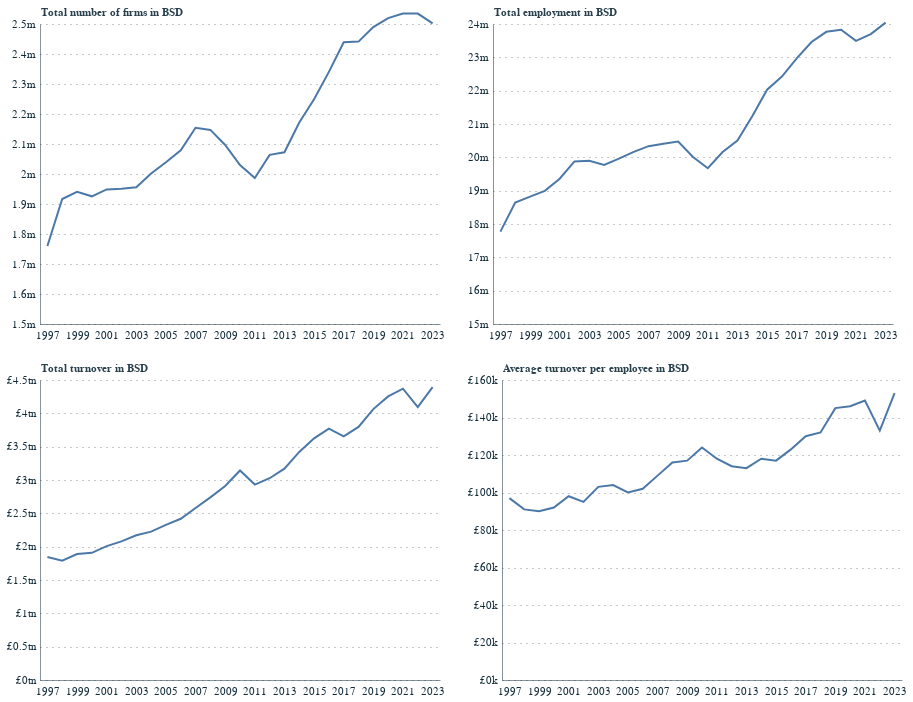

The notebook cell saved with this chart:
### Markdown cell above
**Total number of firms, employment and turnover findings**
- The business population has expanded over the last 20 years, with substantial growth taking place between 2011 and 2018.
- Turnover has roughly doubled in nominal terms. Rising from £1.8tn to £4.5tn. A significant portion of this growth may simply reflect price increases rather than real economic expansion.
- Productivity (turnover per employee) has grown modestly from £90k to £150k. Again, adjusting for inflation would likely show much flatter real productivity growth

**Questions to explore**
- What's driving the surge in firm numbers post-2010? Is it genuine entrepreneurship, or growth in shell companies, single-person LTDs, and contractor structures (IR35 responses?)? What is the size distribution of these new firms - are they predominantly zero-employee or micro businesses?
- How much of turnover growth is real vs nominal? 
- Why did employment jump so sharply after 2012?
- What's happening at the sectoral level?
- What's the relationship between firm growth and productivity? If the new firms are predominantly very small and low-productivity, this could be diluting the aggregate productivity figures.
- How has firm survival changed over time? Are firms lasting longer or failing faster?
- What role does geography play?

### Code cell
# BSD facts - how has the total number of firms, employment and turnover changed over time?

total_population_df = population_df[population_df['dimension']=='Total']

n_firm_chart = alt.Chart(total_population_df.assign(n_firms_m=total_population_df['n_firms'] / 1e6)).mark_line().encode(
    x=alt.X('year:O', axis=alt.Axis(
                labelExpr="datum.value % 2 != 0 ? datum.label : ''",
            labelAngle=0)),
    y=alt.Y('n_firms_m:Q', title='Total number of firms in BSD', scale=alt.Scale(domainMin=1.5, domainMax=2.5), axis=alt.Axis(format=".1f", labelExpr="datum.value + 'm'"))
)

emp_chart = alt.Chart(total_population_df.assign(employment_m=total_population_df['employment'] / 1e6)).mark_line().encode(
    x=alt.X('year:O', axis=alt.Axis(
                labelExpr="datum.value % 2 != 0 ? datum.label : ''",
            labelAngle=0)),
    y=alt.Y('employment_m:Q', title='Total employment in BSD', scale=alt.Scale(domainMin=15, domainMax=24), axis=alt.Axis(format=".0f", labelExpr="datum.value + 'm'"))
)

turnover_chart = alt.Chart(total_population_df.assign(turnover_bn=total_population_df['turnover'] / 1e9)).mark_line().encode(
    x=alt.X('year:O', axis=alt.Axis(
                labelExpr="datum.value % 2 != 0 ? datum.label : ''",  # Show every 2nd year
            labelAngle=0)),
    y=alt.Y('turnover_bn:Q',title='Total turnover in BSD', axis=alt.Axis(format=".0f", labelExpr="'£' + datum.value + 'tn'"))
)

productivity_chart = alt.Chart(total_population_df).mark_line().encode(
    x=alt.X('year:O', axis=alt.Axis(
                labelExpr="datum.value % 2 != 0 ? datum.label : ''",  # Show every 2nd year
            labelAngle=0)),
    y=alt.Y('avg_turnover_per_employee:Q',title='Average turnover per employee in BSD', axis=alt.Axis(format=".0f", labelExpr="'£' + datum.value + 'k'"))
)

basic_facts_chart = (n_firm_chart | emp_chart) & (turnover_chart | productivity_chart)

display(basic_facts_chart)
basic_facts_chart.save(chart_path / 'Descriptive paper/Data/BSD_basic_facts.png', scale_factor=2.0)

### Figure 1 — Vega-Lite specification as saved in the notebook (floating-point values rounded to 4 significant figures)
{"config": {"font": "Circular Std", "mark": {"line": {"interpolate": "linear"}}, "view": {"stroke": "transparent", "width": 400, "height": 300}, "range": {"category": ["#179fdb", "#e6224b", "#f4c245", "#122b39", "#eb5c2e", "#36b7b4"], "diverging": ["#E6224B", "#E54753", "#C9C9C9", "#179FDB", "#122B39"], "heatmap": ["#C9C9C9", "#179FDB", "#0063AF", "#122B39"], "ordinal": ["#00A767", "#36B7B4", "#179FDB", "#0063AF", "#243B5A"]}, "axisX": {"labelColor": "#122b39", "tickColor": "#122b39", "domainColor": "#122b39", "domainOpacity": 0.5, "gridOpacity": 0, "labelFont": "Circular Std", "labelAngle": 0, "labelAlign": "center", "labelFontSize": 11, "labelPadding": 5, "tickCount": 10, "tickSize": 0, "title": ""}, "axisY": {"labelColor": "#122b39", "labelFont": "Circular Std", "tickColor": "#122b39", "domainColor": "#122b39", "gridColor": "#122b39", "gridDash": [1, 5], "gridOpacity": 0.5, "labelPadding": 5, "labelFontSize": 11, "domainOpacity": 0.5, "tickSize": 0, "title": null, "titleAlign": "left", "titleAngle": 0, "titleBaseline": "bottom", "titleColor": "#122b39", "titleOpacity": 0.9, "titleX": 0, "titleY": -7}}, "vconcat": [{"hconcat": [{"data": {"name": "data-ce3894ea32f47335c9c08b699ddd15cc"}, "mark": {"type": "line"}, "encoding": {"x": {"axis": {"labelAngle": 0, "labelExpr": "datum.value % 2 != 0 ? datum.label : ''"}, "field": "year", "type": "ordinal"}, "y": {"axis": {"format": ".1f", "labelExpr": "datum.value + 'm'"}, "field": "n_firms_m", "scale": {"domainMax": 2.5, "domainMin": 1.5}, "title": "Total number of firms in BSD", "type": "quantitative"}}}, {"data": {"name": "data-eccbc1358f6cc5f9aa180d5d694cef11"}, "mark": {"type": "line"}, "encoding": {"x": {"axis": {"labelAngle": 0, "labelExpr": "datum.value % 2 != 0 ? datum.label : ''"}, "field": "year", "type": "ordinal"}, "y": {"axis": {"format": ".0f", "labelExpr": "datum.value + 'm'"}, "field": "employment_m", "scale": {"domainMax": 24, "domainMin": 15}, "title": "Total employment in BSD", "type": "quantitative"}}}]}, {"hconcat": [{"data": {"name": "data-a8cb400b3bc49ddecdc1586f9a48a2fb"}, "mark": {"type": "line"}, "encoding": {"x": {"axis": {"labelAngle": 0, "labelExpr": "datum.value % 2 != 0 ? datum.label : ''"}, "field": "year", "type": "ordinal"}, "y": {"axis": {"format": ".0f", "labelExpr": "'£' + datum.value + 'tn'"}, "field": "turnover_bn", "title": "Total turnover in BSD", "type": "quantitative"}}}, {"data": {"name": "data-730f1cbe5b284e84cb2f17adcd67bd2c"}, "mark": {"type": "line"}, "encoding": {"x": {"axis": {"labelAngle": 0, "labelExpr": "datum.value % 2 != 0 ? datum.label : ''"}, "field": "year", "type": "ordinal"}, "y": {"axis": {"format": ".0f", "labelExpr": "'£' + datum.value + 'k'"}, "field": "avg_turnover_per_employee", "title": "Average turnover per employee in BSD", "type": "quantitative"}}}]}], "$schema": "https://vega.github.io/schema/vega-lite/v5.20.1.json", "datasets": {"data-ce3894ea32f47335c9c08b699ddd15cc": [{"year": 1997, "dimension": "Total", "category": "All", "n_firms": 1759841, "employment": 17770242, "turnover": 1843535878, "avg_turnover_per_employee": 97, "avg_age": 9, "multi_site_firms": 68023, "multi_site_emp": 8671253, "n_firms_m": 1.76}, {"year": 1998, "dimension": "Total", "category": "All", "n_firms": 1916445, "employment": 18644745, "turnover": 1790580161, "avg_turnover_per_employee": 91, "avg_age": 9, "multi_site_firms": 65157, "multi_site_emp": 9056261, "n_firms_m": 1.916}, {"year": 1999, "dimension": "Total", "category": "All", "n_firms": 1940779, "employment": 18821207, "turnover": 1890017233, "avg_turnover_per_employee": 90, "avg_age": 9, "multi_site_firms": 62701, "multi_site_emp": 9206660, "n_firms_m": 1.941}, {"year": 2000, "dimension": "Total", "category": "All", "n_firms": 1925624, "employment": 18994299, "turnover": 1908041282, "avg_turnover_per_employee": 92, "avg_age": 9, "multi_site_firms": 57469, "multi_site_emp": 9321357, "n_firms_m": 1.926}, {"year": 2001, "dimension": "Total", "category": "All", "n_firms": 1948690, "employment": 19356800, "turnover": 2008727366, "avg_turnover_per_employee": 98, "avg_age": 9, "multi_site_firms": 58047, "multi_site_emp": 9593345, "n_firms_m": 1.949}, {"year": 2002, "dimension": "Total", "category": "All", "n_firms": 1950741, "employment": 19878711, "turnover": 2078965338, "avg_turnover_per_employee": 95, "avg_age": 9, "multi_site_firms": 57892, "multi_site_emp": 9818883, "n_firms_m": 1.951}, {"year": 2003, "dimension": "Total", "category": "All", "n_firms": 1955494, "employment": 19895382, "turnover": 2170231099, "avg_turnover_per_employee": 103, "avg_age": 9, "multi_site_firms": 56424, "multi_site_emp": 9933741, "n_firms_m": 1.955}, {"year": 2004, "dimension": "Total", "category": "All", "n_firms": 2001900, "employment": 19771175, "turnover": 2225910253, "avg_turnover_per_employee": 104, "avg_age": 9, "multi_site_firms": 55962, "multi_site_emp": 10057164, "n_firms_m": 2.002}, {"year": 2005, "dimension": "Total", "category": "All", "n_firms": 2039140, "employment": 19961266, "turnover": 2325863150, "avg_turnover_per_employee": 100, "avg_age": 9, "multi_site_firms": 54504, "multi_site_emp": 10203886, "n_firms_m": 2.039}, {"year": 2006, "dimension": "Total", "category": "All", "n_firms": 2078660, "employment": 20165912, "turnover": 2418159388, "avg_turnover_per_employee": 102, "avg_age": 9, "multi_site_firms": 52049, "multi_site_emp": 10296532, "n_firms_m": 2.079}, {"year": 2007, "dimension": "Total", "category": "All", "n_firms": 2154012, "employment": 20335449, "turnover": 2580670446, "avg_turnover_per_employee": 109, "avg_age": 9, "multi_site_firms": 51637, "multi_site_emp": 10389102, "n_firms_m": 2.154}, {"year": 2008, "dimension": "Total", "category": "All", "n_firms": 2146995, "employment": 20405414, "turnover": 2739614188, "avg_turnover_per_employee": 116, "avg_age": 10, "multi_site_firms": 50882, "multi_site_emp": 10419156, "n_firms_m": 2.147}, {"year": 2009, "dimension": "Total", "category": "All", "n_firms": 2096709, "employment": 20472211, "turnover": 2910066095, "avg_turnover_per_employee": 117, "avg_age": 10, "multi_site_firms": 49282, "multi_site_emp": 10500331, "n_firms_m": 2.097}, {"year": 2010, "dimension": "Total", "category": "All", "n_firms": 2029958, "employment": 20009830, "turnover": 3142202910, "avg_turnover_per_employee": 124, "avg_age": 11, "multi_site_firms": 48958, "multi_site_emp": 10305618, "n_firms_m": 2.03}, {"year": 2011, "dimension": "Total", "category": "All", "n_firms": 1986939, "employment": 19673490, "turnover": 2931514856, "avg_turnover_per_employee": 118, "avg_age": 11, "multi_site_firms": 48171, "multi_site_emp": 10244697, "n_firms_m": 1.987}, {"year": 2012, "dimension": "Total", "category": "All", "n_firms": 2063744, "employment": 20158683, "turnover": 3026439519, "avg_turnover_per_employee": 114, "avg_age": 11, "multi_site_firms": 47949, "multi_site_emp": 10337015, "n_firms_m": 2.064}, {"year": 2013, "dimension": "Total", "category": "All", "n_firms": 2072416, "employment": 20505708, "turnover": 3170801810, "avg_turnover_per_employee": 113, "avg_age": 11, "multi_site_firms": 48653, "multi_site_emp": 10503735, "n_firms_m": 2.072}, {"year": 2014, "dimension": "Total", "category": "All", "n_firms": 2171836, "employment": 21234419, "turnover": 3421205169, "avg_turnover_per_employee": 118, "avg_age": 11, "multi_site_firms": 48869, "multi_site_emp": 10674454, "n_firms_m": 2.172}, {"year": 2015, "dimension": "Total", "category": "All", "n_firms": 2249344, "employment": 22030578, "turnover": 3625326893, "avg_turnover_per_employee": 117, "avg_age": 11, "multi_site_firms": 48484, "multi_site_emp": 10870238, "n_firms_m": 2.249}, {"year": 2016, "dimension": "Total", "category": "All", "n_firms": 2340387, "employment": 22423138, "turnover": 3769262821, "avg_turnover_per_employee": 123, "avg_age": 11, "multi_site_firms": 48733, "multi_site_emp": 11075348, "n_firms_m": 2.34}, {"year": 2017, "dimension": "Total", "category": "All", "n_firms": 2438979, "employment": 22968377, "turnover": 3655505050, "avg_turnover_per_employee": 130, "avg_age": 10, "multi_site_firms": 49223, "multi_site_emp": 11279251, "n_firms_m": 2.439}, {"year": 2018, "dimension": "Total", "category": "All", "n_firms": 2441362, "employment": 23460438, "turnover": 3796439117, "avg_turnover_per_employee": 132, "avg_age": 11, "multi_site_firms": 49774, "multi_site_emp": 11459663, "n_firms_m": 2.441}, {"year": 2019, "dimension": "Total", "category": "All", "n_firms": 2489717, "employment": 23765527, "turnover": 4063403810, "avg_turnover_per_employee": 145, "avg_age": 11, "multi_site_firms": 49962, "multi_site_emp": 11630240, "n_firms_m": 2.49}, {"year": 2020, "dimension": "Total", "category": "All", "n_firms": 2519639, "employment": 23828021, "turnover": 4253989444, "avg_turnover_per_employee": 146, "avg_age": 11, "multi_site_firms": 49862, "multi_site_emp": 11600224, "n_firms_m": 2.52}, {"year": 2021, "dimension": "Total", "category": "All", "n_firms": 2534848, "employment": 23494286, "turnover": 4369698244, "avg_turnover_per_employee": 149, "avg_age": 11, "multi_site_firms": 49058, "multi_site_emp": 11294455, "n_firms_m": 2.535}, {"year": 2022, "dimension": "Total", "category": "All", "n_firms": 2534695, "employment": 23698579, "turnover": 4093191849, "avg_turnover_per_employee": 133, "avg_age": 11, "multi_site_firms": 48597, "multi_site_emp": 11170972, "n_firms_m": 2.535}, {"year": 2023, "dimension": "Total", "category": "All", "n_firms": 2502261, "employment": 24040893, "turnover": 4392952022, "avg_turnover_per_employee": 153, "avg_age": 11, "multi_site_firms": 48313, "multi_site_emp": 11246750, "n_firms_m": 2.502}], "data-eccbc1358f6cc5f9aa180d5d694cef11": [{"year": 1997, "dimension": "Total", "category": "All", "n_firms": 1759841, "employment": 17770242, "turnover": 1843535878, "avg_turnover_per_employee": 97, "avg_age": 9, "multi_site_firms": 68023, "multi_site_emp": 8671253, "employment_m": 17.77}, {"year": 1998, "dimension": "Total", "category": "All", "n_firms": 1916445, "employment": 18644745, "turnover": 1790580161, "avg_turnover_per_employee": 91, "avg_age": 9, "multi_site_firms": 65157, "multi_site_emp": 9056261, "employment_m": 18.64}, {"year": 1999, "dimension": "Total", "category": "All", "n_firms": 1940779, "employment": 18821207, "turnover": 1890017233, "avg_turnover_per_employee": 90, "avg_age": 9, "multi_site_firms": 62701, "multi_site_emp": 9206660, "employment_m": 18.82}, {"year": 2000, "dimension": "Total", "category": "All", "n_firms": 1925624, "employment": 18994299, "turnover": 1908041282, "avg_turnover_per_employee": 92, "avg_age": 9, "multi_site_firms": 57469, "multi_site_emp": 9321357, "employment_m": 18.99}, {"year": 2001, "dimension": "Total", "category": "All", "n_firms": 1948690, "employment": 19356800, "turnover": 2008727366, "avg_turnover_per_employee": 98, "avg_age": 9, "multi_site_firms": 58047, "multi_site_emp": 9593345, "employment_m": 19.36}, {"year": 2002, "dimension": "Total", "category": "All", "n_firms": 1950741, "employment": 19878711, "turnover": 2078965338, "avg_turnover_per_employee": 95, "avg_age": 9, "multi_site_firms": 57892, "multi_site_emp": 9818883, "employment_m": 19.88}, {"year": 2003, "dimension": "Total", "category": "All", "n_firms": 1955494, "employment": 19895382, "turnover": 2170231099, "avg_turnover_per_employee": 103, "avg_age": 9, "multi_site_firms": 56424, "multi_site_emp": 9933741, "employment_m": 19.9}, {"year": 2004, "dimension": "Total", "category": "All", "n_firms": 2001900, "employment": 19771175, "turnover": 2225910253, "avg_turnover_per_employee": 104, "avg_age": 9, "multi_site_firms": 55962, "multi_site_emp": 10057164, "employment_m": 19.77}, {"year": 2005, "dimension": "Total", "category": "All", "n_firms": 2039140, "employment": 19961266, "turnover": 2325863150, "avg_turnover_per_employee": 100, "avg_age": 9, "multi_site_firms": 54504, "multi_site_emp": 10203886, "employment_m": 19.96}, {"year": 2006, "dimension": "Total", "category": "All", "n_firms": 2078660, "employment": 20165912, "turnover": 2418159388, "avg_turnover_per_employee": 102, "avg_age": 9, "multi_site_firms": 52049, "multi_site_emp": 10296532, "employment_m": 20.17}, {"year": 2007, "dimension": "Total", "category": "All", "n_firms": 2154012, "employment": 20335449, "turnover": 2580670446, "avg_turnover_per_employee": 109, "avg_age": 9, "multi_site_firms": 51637, "multi_site_emp": 10389102, "employment_m": 20.34}, {"year": 2008, "dimension": "Total", "category": "All", "n_firms": 2146995, "employment": 20405414, "turnover": 2739614188, "avg_turnover_per_employee": 116, "avg_age": 10, "multi_site_firms": 50882, "multi_site_emp": 10419156, "employment_m": 20.41}, {"year": 2009, "dimension": "Total", "category": "All", "n_firms": 2096709, "employment": 20472211, "turnover": 2910066095, "avg_turnover_per_employee": 117, "avg_age": 10, "multi_site_firms": 49282, "multi_site_emp": 10500331, "employment_m": 20.47}, {"year": 2010, "dimension": "Total", "category": "All", "n_firms": 2029958, "employment": 20009830, "turnover": 3142202910, "avg_turnover_per_employee": 124, "avg_age": 11, "multi_site_firms": 48958, "multi_site_emp": 10305618, "employment_m": 20.01}, {"year": 2011, "dimension": "Total", "category": "All", "n_firms": 1986939, "employment": 19673490, "turnover": 2931514856, "avg_turnover_per_employee": 118, "avg_age": 11, "multi_site_firms": 48171, "multi_site_emp": 10244697, "employment_m": 19.67}, {"year": 2012, "dimension": "Total", "category": "All", "n_firms": 2063744, "employment": 20158683, "turnover": 3026439519, "avg_turnover_per_employee": 114, "avg_age": 11, "multi_site_firms": 47949, "multi_site_emp": 10337015, "employment_m": 20.16}, {"year": 2013, "dimension": "Total", "category": "All", "n_firms": 2072416, "employment": 20505708, "turnover": 3170801810, "avg_turnover_per_employee": 113, "avg_age": 11, "multi_site_firms": 48653, "multi_site_emp": 10503735, "employment_m": 20.51}, {"year": 2014, "dimension": "Total", "category": "All", "n_firms": 2171836, "employment": 21234419, "turnover": 3421205169, "avg_turnover_per_employee": 118, "avg_age": 11, "multi_site_firms": 48869, "multi_site_emp": 10674454, "employment_m": 21.23}, {"year": 2015, "dimension": "Total", "category": "All", "n_firms": 2249344, "employment": 22030578, "turnover": 3625326893, "avg_turnover_per_employee": 117, "avg_age": 11, "multi_site_firms": 48484, "multi_site_emp": 10870238, "employment_m": 22.03}, {"year": 2016, "dimension": "Total", "category": "All", "n_firms": 2340387, "employment": 22423138, "turnover": 3769262821, "avg_turnover_per_employee": 123, "avg_age": 11, "multi_site_firms": 48733, "multi_site_emp": 11075348, "employment_m": 22.42}, {"year": 2017, "dimension": "Total", "category": "All", "n_firms": 2438979, "employment": 22968377, "turnover": 3655505050, "avg_turnover_per_employee": 130, "avg_age": 10, "multi_site_firms": 49223, "multi_site_emp": 11279251, "employment_m": 22.97}, {"year": 2018, "dimension": "Total", "category": "All", "n_firms": 2441362, "employment": 23460438, "turnover": 3796439117, "avg_turnover_per_employee": 132, "avg_age": 11, "multi_site_firms": 49774, "multi_site_emp": 11459663, "employment_m": 23.46}, {"year": 2019, "dimension": "Total", "category": "All", "n_firms": 2489717, "employment": 23765527, "turnover": 4063403810, "avg_turnover_per_employee": 145, "avg_age": 11, "multi_site_firms": 49962, "multi_site_emp": 11630240, "employment_m": 23.77}, {"year": 2020, "dimension": "Total", "category": "All", "n_firms": 2519639, "employment": 23828021, "turnover": 4253989444, "avg_turnover_per_employee": 146, "avg_age": 11, "multi_site_firms": 49862, "multi_site_emp": 11600224, "employment_m": 23.83}, {"year": 2021, "dimension": "Total", "category": "All", "n_firms": 2534848, "employment": 23494286, "turnover": 4369698244, "avg_turnover_per_employee": 149, "avg_age": 11, "multi_site_firms": 49058, "multi_site_emp": 11294455, "employment_m": 23.49}, {"year": 2022, "dimension": "Total", "category": "All", "n_firms": 2534695, "employment": 23698579, "turnover": 4093191849, "avg_turnover_per_employee": 133, "avg_age": 11, "multi_site_firms": 48597, "multi_site_emp": 11170972, "employment_m": 23.7}, {"year": 2023, "dimension": "Total", "category": "All", "n_firms": 2502261, "employment": 24040893, "turnover": 4392952022, "avg_turnover_per_employee": 153, "avg_age": 11, "multi_site_firms": 48313, "multi_site_emp": 11246750, "employment_m": 24.04}], "data-a8cb400b3bc49ddecdc1586f9a48a2fb": [{"year": 1997, "dimension": "Total", "category": "All", "n_firms": 1759841, "employment": 17770242, "turnover": 1843535878, "avg_turnover_per_employee": 97, "avg_age": 9, "multi_site_firms": 68023, "multi_site_emp": 8671253, "turnover_bn": 1.844}, {"year": 1998, "dimension": "Total", "category": "All", "n_firms": 1916445, "employment": 18644745, "turnover": 1790580161, "avg_turnover_per_employee": 91, "avg_age": 9, "multi_site_firms": 65157, "multi_site_emp": 9056261, "turnover_bn": 1.791}, {"year": 1999, "dimension": "Total", "category": "All", "n_firms": 1940779, "employment": 18821207, "turnover": 1890017233, "avg_turnover_per_employee": 90, "avg_age": 9, "multi_site_firms": 62701, "multi_site_emp": 9206660, "turnover_bn": 1.89}, {"year": 2000, "dimension": "Total", "category": "All", "n_firms": 1925624, "employment": 18994299, "turnover": 1908041282, "avg_turnover_per_employee": 92, "avg_age": 9, "multi_site_firms": 57469, "multi_site_emp": 9321357, "turnover_bn": 1.908}, {"year": 2001, "dimension": "Total", "category": "All", "n_firms": 1948690, "employment": 19356800, "turnover": 2008727366, "avg_turnover_per_employee": 98, "avg_age": 9, "multi_site_firms": 58047, "multi_site_emp": 9593345, "turnover_bn": 2.009}, {"year": 2002, "dimension": "Total", "category": "All", "n_firms": 1950741, "employment": 19878711, "turnover": 2078965338, "avg_turnover_per_employee": 95, "avg_age": 9, "multi_site_firms": 57892, "multi_site_emp": 9818883, "turnover_bn": 2.079}, {"year": 2003, "dimension": "Total", "category": "All", "n_firms": 1955494, "employment": 19895382, "turnover": 2170231099, "avg_turnover_per_employee": 103, "avg_age": 9, "multi_site_firms": 56424, "multi_site_emp": 9933741, "turnover_bn": 2.17}, {"year": 2004, "dimension": "Total", "category": "All", "n_firms": 2001900, "employment": 19771175, "turnover": 2225910253, "avg_turnover_per_employee": 104, "avg_age": 9, "multi_site_firms": 55962, "multi_site_emp": 10057164, "turnover_bn": 2.226}, {"year": 2005, "dimension": "Total", "category": "All", "n_firms": 2039140, "employment": 19961266, "turnover": 2325863150, "avg_turnover_per_employee": 100, "avg_age": 9, "multi_site_firms": 54504, "multi_site_emp": 10203886, "turnover_bn": 2.326}, {"year": 2006, "dimension": "Total", "category": "All", "n_firms": 2078660, "employment": 20165912, "turnover": 2418159388, "avg_turnover_per_employee": 102, "avg_age": 9, "multi_site_firms": 52049, "multi_site_emp": 10296532, "turnover_bn": 2.418}, {"year": 2007, "dimension": "Total", "category": "All", "n_firms": 2154012, "employment": 20335449, "turnover": 2580670446, "avg_turnover_per_employee": 109, "avg_age": 9, "multi_site_firms": 51637, "multi_site_emp": 10389102, "turnover_bn": 2.581}, {"year": 2008, "dimension": "Total", "category": "All", "n_firms": 2146995, "employment": 20405414, "turnover": 2739614188, "avg_turnover_per_employee": 116, "avg_age": 10, "multi_site_firms": 50882, "multi_site_emp": 10419156, "turnover_bn": 2.74}, {"year": 2009, "dimension": "Total", "category": "All", "n_firms": 2096709, "employment": 20472211, "turnover": 2910066095, "avg_turnover_per_employee": 117, "avg_age": 10, "multi_site_firms": 49282, "multi_site_emp": 10500331, "turnover_bn": 2.91}, {"year": 2010, "dimension": "Total", "category": "All", "n_firms": 2029958, "employment": 20009830, "turnover": 3142202910, "avg_turnover_per_employee": 124, "avg_age": 11, "multi_site_firms": 48958, "multi_site_emp": 10305618, "turnover_bn": 3.142}, {"year": 2011, "dimension": "Total", "category": "All", "n_firms": 1986939, "employment": 19673490, "turnover": 2931514856, "avg_turnover_per_employee": 118, "avg_age": 11, "multi_site_firms": 48171, "multi_site_emp": 10244697, "turnover_bn": 2.932}, {"year": 2012, "dimension": "Total", "category": "All", "n_firms": 2063744, "employment": 20158683, "turnover": 3026439519, "avg_turnover_per_employee": 114, "avg_age": 11, "multi_site_firms": 47949, "multi_site_emp": 10337015, "turnover_bn": 3.026}, {"year": 2013, "dimension": "Total", "category": "All", "n_firms": 2072416, "employment": 20505708, "turnover": 3170801810, "avg_turnover_per_employee": 113, "avg_age": 11, "multi_site_firms": 48653, "multi_site_emp": 10503735, "turnover_bn": 3.171}, {"year": 2014, "dimension": "Total", "category": "All", "n_firms": 2171836, "employment": 21234419, "turnover": 3421205169, "avg_turnover_per_employee": 118, "avg_age": 11, "multi_site_firms": 48869, "multi_site_emp": 10674454, "turnover_bn": 3.421}, {"year": 2015, "dimension": "Total", "category": "All", "n_firms": 2249344, "employment": 22030578, "turnover": 3625326893, "avg_turnover_per_employee": 117, "avg_age": 11, "multi_site_firms": 48484, "multi_site_emp": 10870238, "turnover_bn": 3.625}, {"year": 2016, "dimension": "Total", "category": "All", "n_firms": 2340387, "employment": 22423138, "turnover": 3769262821, "avg_turnover_per_employee": 123, "avg_age": 11, "multi_site_firms": 48733, "multi_site_emp": 11075348, "turnover_bn": 3.769}, {"year": 2017, "dimension": "Total", "category": "All", "n_firms": 2438979, "employment": 22968377, "turnover": 3655505050, "avg_turnover_per_employee": 130, "avg_age": 10, "multi_site_firms": 49223, "multi_site_emp": 11279251, "turnover_bn": 3.656}, {"year": 2018, "dimension": "Total", "category": "All", "n_firms": 2441362, "employment": 23460438, "turnover": 3796439117, "avg_turnover_per_employee": 132, "avg_age": 11, "multi_site_firms": 49774, "multi_site_emp": 11459663, "turnover_bn": 3.796}, {"year": 2019, "dimension": "Total", "category": "All", "n_firms": 2489717, "employment": 23765527, "turnover": 4063403810, "avg_turnover_per_employee": 145, "avg_age": 11, "multi_site_firms": 49962, "multi_site_emp": 11630240, "turnover_bn": 4.063}, {"year": 2020, "dimension": "Total", "category": "All", "n_firms": 2519639, "employment": 23828021, "turnover": 4253989444, "avg_turnover_per_employee": 146, "avg_age": 11, "multi_site_firms": 49862, "multi_site_emp": 11600224, "turnover_bn": 4.254}, {"year": 2021, "dimension": "Total", "category": "All", "n_firms": 2534848, "employment": 23494286, "turnover": 4369698244, "avg_turnover_per_employee": 149, "avg_age": 11, "multi_site_firms": 49058, "multi_site_emp": 11294455, "turnover_bn": 4.37}, {"year": 2022, "dimension": "Total", "category": "All", "n_firms": 2534695, "employment": 23698579, "turnover": 4093191849, "avg_turnover_per_employee": 133, "avg_age": 11, "multi_site_firms": 48597, "multi_site_emp": 11170972, "turnover_bn": 4.093}, {"year": 2023, "dimension": "Total", "category": "All", "n_firms": 2502261, "employment": 24040893, "turnover": 4392952022, "avg_turnover_per_employee": 153, "avg_age": 11, "multi_site_firms": 48313, "multi_site_emp": 11246750, "turnover_bn": 4.393}], "data-730f1cbe5b284e84cb2f17adcd67bd2c": [{"year": 1997, "dimension": "Total", "category": "All", "n_firms": 1759841, "employment": 17770242, "turnover": 1843535878, "avg_turnover_per_employee": 97, "avg_age": 9, "multi_site_firms": 68023, "multi_site_emp": 8671253}, {"year": 1998, "dimension": "Total", "category": "All", "n_firms": 1916445, "employment": 18644745, "turnover": 1790580161, "avg_turnover_per_employee": 91, "avg_age": 9, "multi_site_firms": 65157, "multi_site_emp": 9056261}, {"year": 1999, "dimension": "Total", "category": "All", "n_firms": 1940779, "employment": 18821207, "turnover": 1890017233, "avg_turnover_per_employee": 90, "avg_age": 9, "multi_site_firms": 62701, "multi_site_emp": 9206660}, {"year": 2000, "dimension": "Total", "category": "All", "n_firms": 1925624, "employment": 18994299, "turnover": 1908041282, "avg_turnover_per_employee": 92, "avg_age": 9, "multi_site_firms": 57469, "multi_site_emp": 9321357}, {"year": 2001, "dimension": "Total", "category": "All", "n_firms": 1948690, "employment": 19356800, "turnover": 2008727366, "avg_turnover_per_employee": 98, "avg_age": 9, "multi_site_firms": 58047, "multi_site_emp": 9593345}, {"year": 2002, "dimension": "Total", "category": "All", "n_firms": 1950741, "employment": 19878711, "turnover": 2078965338, "avg_turnover_per_employee": 95, "avg_age": 9, "multi_site_firms": 57892, "multi_site_emp": 9818883}, {"year": 2003, "dimension": "Total", "category": "All", "n_firms": 1955494, "employment": 19895382, "turnover": 2170231099, "avg_turnover_per_employee": 103, "avg_age": 9, "multi_site_firms": 56424, "multi_site_emp": 9933741}, {"year": 2004, "dimension": "Total", "category": "All", "n_firms": 2001900, "employment": 19771175, "turnover": 2225910253, "avg_turnover_per_employee": 104, "avg_age": 9, "multi_site_firms": 55962, "multi_site_emp": 10057164}, {"year": 2005, "dimension": "Total", "category": "All", "n_firms": 2039140, "employment": 19961266, "turnover": 2325863150, "avg_turnover_per_employee": 100, "avg_age": 9, "multi_site_firms": 54504, "multi_site_emp": 10203886}, {"year": 2006, "dimension": "Total", "category": "All", "n_firms": 2078660, "employment": 20165912, "turnover": 2418159388, "avg_turnover_per_employee": 102, "avg_age": 9, "multi_site_firms": 52049, "multi_site_emp": 10296532}, {"year": 2007, "dimension": "Total", "category": "All", "n_firms": 2154012, "employment": 20335449, "turnover": 2580670446, "avg_turnover_per_employee": 109, "avg_age": 9, "multi_site_firms": 51637, "multi_site_emp": 10389102}, {"year": 2008, "dimension": "Total", "category": "All", "n_firms": 2146995, "employment": 20405414, "turnover": 2739614188, "avg_turnover_per_employee": 116, "avg_age": 10, "multi_site_firms": 50882, "multi_site_emp": 10419156}, {"year": 2009, "dimension": "Total", "category": "All", "n_firms": 2096709, "employment": 20472211, "turnover": 2910066095, "avg_turnover_per_employee": 117, "avg_age": 10, "multi_site_firms": 49282, "multi_site_emp": 10500331}, {"year": 2010, "dimension": "Total", "category": "All", "n_firms": 2029958, "employment": 20009830, "turnover": 3142202910, "avg_turnover_per_employee": 124, "avg_age": 11, "multi_site_firms": 48958, "multi_site_emp": 10305618}, {"year": 2011, "dimension": "Total", "category": "All", "n_firms": 1986939, "employment": 19673490, "turnover": 2931514856, "avg_turnover_per_employee": 118, "avg_age": 11, "multi_site_firms": 48171, "multi_site_emp": 10244697}, {"year": 2012, "dimension": "Total", "category": "All", "n_firms": 2063744, "employment": 20158683, "turnover": 3026439519, "avg_turnover_per_employee": 114, "avg_age": 11, "multi_site_firms": 47949, "multi_site_emp": 10337015}, {"year": 2013, "dimension": "Total", "category": "All", "n_firms": 2072416, "employment": 20505708, "turnover": 3170801810, "avg_turnover_per_employee": 113, "avg_age": 11, "multi_site_firms": 48653, "multi_site_emp": 10503735}, {"year": 2014, "dimension": "Total", "category": "All", "n_firms": 2171836, "employment": 21234419, "turnover": 3421205169, "avg_turnover_per_employee": 118, "avg_age": 11, "multi_site_firms": 48869, "multi_site_emp": 10674454}, {"year": 2015, "dimension": "Total", "category": "All", "n_firms": 2249344, "employment": 22030578, "turnover": 3625326893, "avg_turnover_per_employee": 117, "avg_age": 11, "multi_site_firms": 48484, "multi_site_emp": 10870238}, {"year": 2016, "dimension": "Total", "category": "All", "n_firms": 2340387, "employment": 22423138, "turnover": 3769262821, "avg_turnover_per_employee": 123, "avg_age": 11, "multi_site_firms": 48733, "multi_site_emp": 11075348}, {"year": 2017, "dimension": "Total", "category": "All", "n_firms": 2438979, "employment": 22968377, "turnover": 3655505050, "avg_turnover_per_employee": 130, "avg_age": 10, "multi_site_firms": 49223, "multi_site_emp": 11279251}, {"year": 2018, "dimension": "Total", "category": "All", "n_firms": 2441362, "employment": 23460438, "turnover": 3796439117, "avg_turnover_per_employee": 132, "avg_age": 11, "multi_site_firms": 49774, "multi_site_emp": 11459663}, {"year": 2019, "dimension": "Total", "category": "All", "n_firms": 2489717, "employment": 23765527, "turnover": 4063403810, "avg_turnover_per_employee": 145, "avg_age": 11, "multi_site_firms": 49962, "multi_site_emp": 11630240}, {"year": 2020, "dimension": "Total", "category": "All", "n_firms": 2519639, "employment": 23828021, "turnover": 4253989444, "avg_turnover_per_employee": 146, "avg_age": 11, "multi_site_firms": 49862, "multi_site_emp": 11600224}, {"year": 2021, "dimension": "Total", "category": "All", "n_firms": 2534848, "employment": 23494286, "turnover": 4369698244, "avg_turnover_per_employee": 149, "avg_age": 11, "multi_site_firms": 49058, "multi_site_emp": 11294455}, {"year": 2022, "dimension": "Total", "category": "All", "n_firms": 2534695, "employment": 23698579, "turnover": 4093191849, "avg_turnover_per_employee": 133, "avg_age": 11, "multi_site_firms": 48597, "multi_site_emp": 11170972}, {"year": 2023, "dimension": "Total", "category": "All", "n_firms": 2502261, "employment": 24040893, "turnover": 4392952022, "avg_turnover_per_employee": 153, "avg_age": 11, "multi_site_firms": 48313, "multi_site_emp": 11246750}]}}
